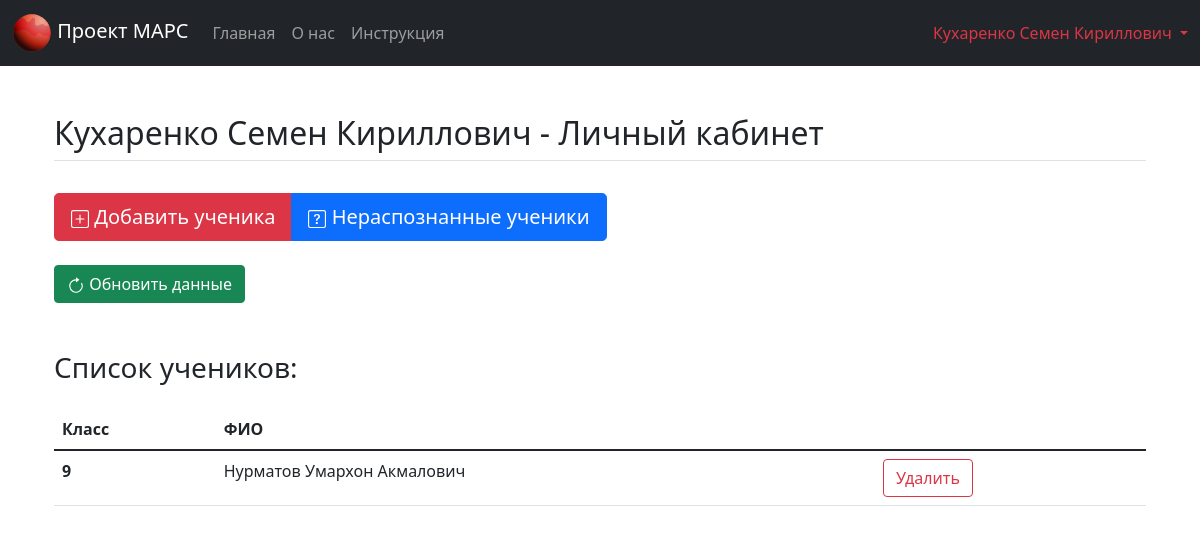
/lk (signed in), run on an earlier commit of the app's database.
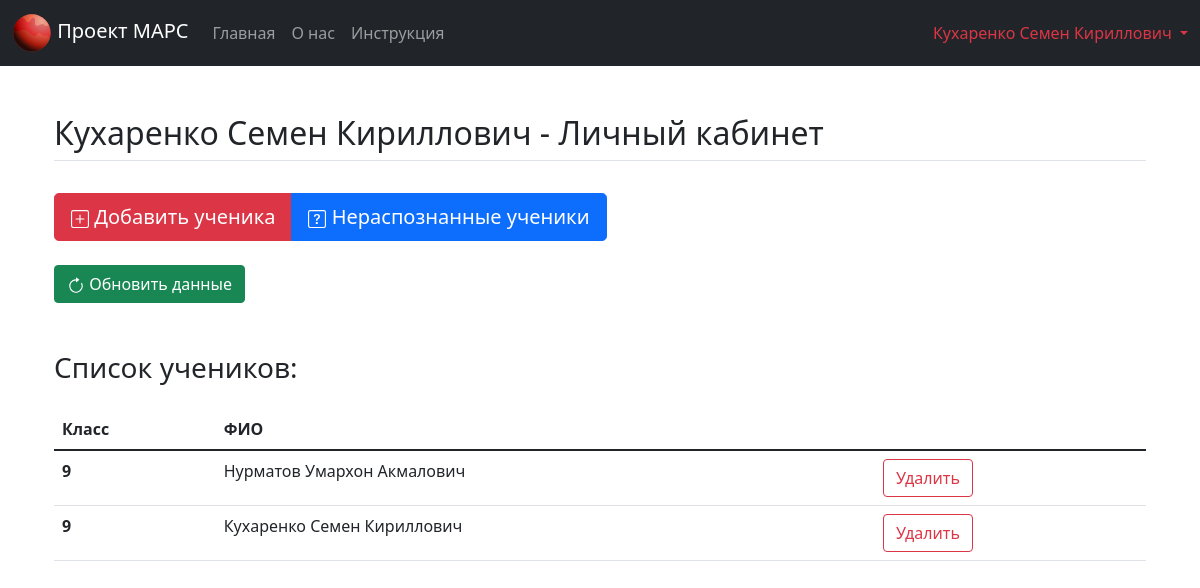
And on a later commit of the database.
### visual.py (models this page shows, shortened)
class Teacher(db.Model):
    id = db.Column(db.Integer, primary_key=True)
    name = db.Column(db.String(100), nullable=False)
    login = db.Column(db.String(100), nullable=False)
    password = db.Column(db.String(100), nullable=False)

class Student(db.Model):
    id = db.Column(db.Integer, primary_key=True)
    name = db.Column(db.String(100), nullable=False)
    cl = db.Column(db.Integer, nullable=False)
    teacher_id = db.Column(db.Integer)

### visual.py (the view)
@app.route('/lk', methods = ["POST", "GET"])
def lk():
    id = session['user_id']
    if id is None:
        return redirect('/error_no_access')
    if request.method == 'POST':
        update()
        return redirect('/lk')
    conn, cur = get_connection('data.db')
    ask = 'SELECT name, cl, id FROM student WHERE teacher_id = ' + str(id) + ' ORDER BY cl ASC'
    res = cur.execute(ask).fetchall()
    st = []
    print(res)
    for i in res:
        st.append([i[0], i[1], 'lk/delete_student/student_id=' + str(i[2])])
    ask = 'SELECT name FROM teacher WHERE id = ' + str(id)
    name = cur.execute(ask).fetchone()[0]
    print(name)
    return render_template('lk.html', name=name, students=st)

### visual.py (called while the page is built)
def get_connection(db_name):
    conn = sql.connect(db_name)
    cur = conn.cursor()
    return conn, cur

@app.before_request
def load_logged_in_user():
    id = session.get('user_id')
    if id is None:
        g.teacher_name = None
    else:
        conn, cur = get_connection('data.db')
        teacher = cur.execute('SELECT * FROM teacher WHERE id = ?', (id,)).fetchone()
        g.teacher_name = teacher[1]

### templates/lk.html (shortened to what this page needs)
{% extends 'base.html' %}
{% block body %}
<body>
    <div class="container px-4 py-5">
        <h2 class="pb-2 border-bottom">{{ name }} - Личный кабинет</h2>
        <br>
        <div class="btn-group" role="group">
            <a href = "lk/add_student" class="btn btn-danger btn-lg">
                Добавить ученика
            </a>
            <a href="lk/undefined_students" class="btn btn-primary btn-lg">
                Нераспознанные ученики
            </a>
        </div>
        <br><br>
        <form method="post">
            <button class="btn btn-success">
                <svg xmlns="http://www.w3.org/2000/svg" width="18" fill="currentColor" viewBox="0 0 16 16">
                    <path fill-rule="evenodd" d="M8 3a5 5 0 1 0 4.546 2.914.5.5 0 0 1 .908-.417A6 6 0 1 1 8 2v1z"/>
                    <path d="M8 4.466V.534a.25.25 0 0 1 .41-.192l2.36 1.966c.12.1.12.284 0 .384L8.41 4.658A.25.25 0 0 1 8 4.466z"/>
                </svg>
                Обновить данные
            </button>
        </form>
        <br><br>
        <h3 class="pb-3">Список учеников:</h3>
        <table class="table">
            <thead>
            <tr>
                <th scope="col">Класс</th>
                <th scope="col">ФИО</th>
                <th scope="col"></th>
            </tr>
            </thead>
            <tbody>
                {% for el in students %}
                <tr>
                    <th scope="row">{{ el[1] }}</th>
                    <td>{{ el[0] }}</td>
                    <td><a href={{ el[2] }}>
                        <button type="button" class="btn btn-outline-danger">Удалить</button>
                    </td></a>
                </tr>
                {% endfor %}
            </tbody>
        </table>
    </div>
</body>
{% endblock %}

### templates/base.html (shortened to what this page needs)
<!DOCTYPE html>
<html lang="en">
  <head>
      <link href="{{url_for('static', filename = 'css/bootstrap.min.css')}}" rel="stylesheet">
  </head>
  <body>
    <nav class="navbar navbar-expand-sm navbar-dark bg-dark" aria-label="navbar">
      <div class="container-fluid">
        <a class="navbar-brand" href="/">
          <img src="{{url_for('static', filename = 'img/project-mars-icon.svg')}}" width="40" height="40">
          Проект МАРС
        </a>
        <div class="collapse navbar-collapse" id="navbarsExample03">
          <ul class="navbar-nav me-auto mb-2 mb-sm-0">
            <li class="nav-item">
              <a class="nav-link" href="/">Главная</a>
            </li>
            <li class="nav-item">
              <a class="nav-link" href="/about">О нас</a>
            </li>
            <li class="nav-item">
              <a class="nav-link" href="/instruction">Инструкция</a>
            </li>
          </ul>
        </div>
        {% if g.teacher_name %}
        <div class="flex-shrink-0 dropdown">
            <a href="#" class="d-block text-decoration-none dropdown-toggle text-danger" id="dropdownUser2" data-bs-toggle="dropdown" aria-expanded="false">
              {{ g.teacher_name }}
            </a>
          </div>
        {% else %}
        <div class="col-md-3 text-end">
          <a href="/login"><button type="button" class="btn btn-outline-danger me-2">Вход</button></a>
          <a href="/register"><button type="button" class="btn btn-danger">Регистрация</button></a>
        </div>
        {% endif %}
      </nav>
      {% block body %} {% endblock %}
  </body>
</html>

What changed in the data, as far as the page shows it:
added Student: cl "9", name "Кухаренко Семен Кириллович"
